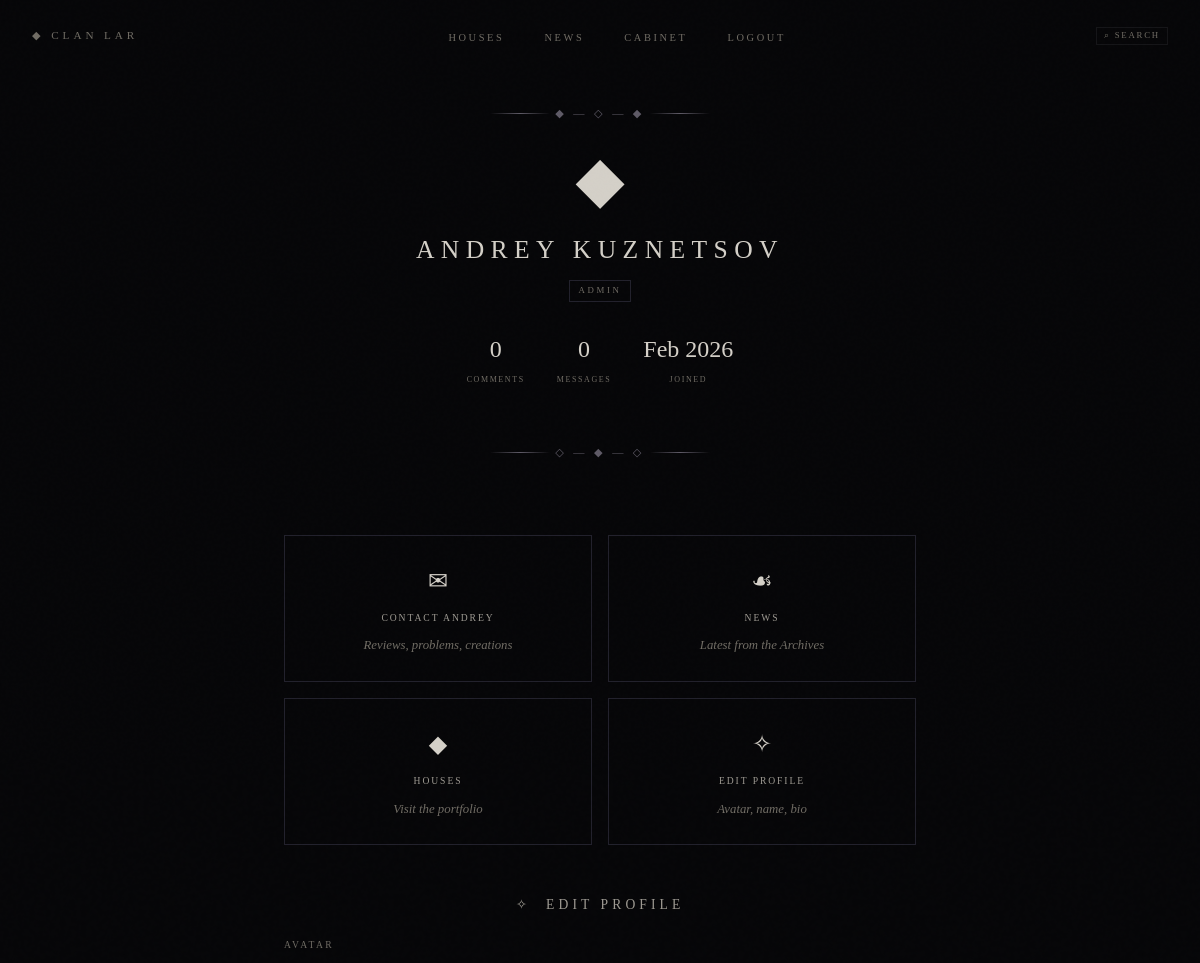
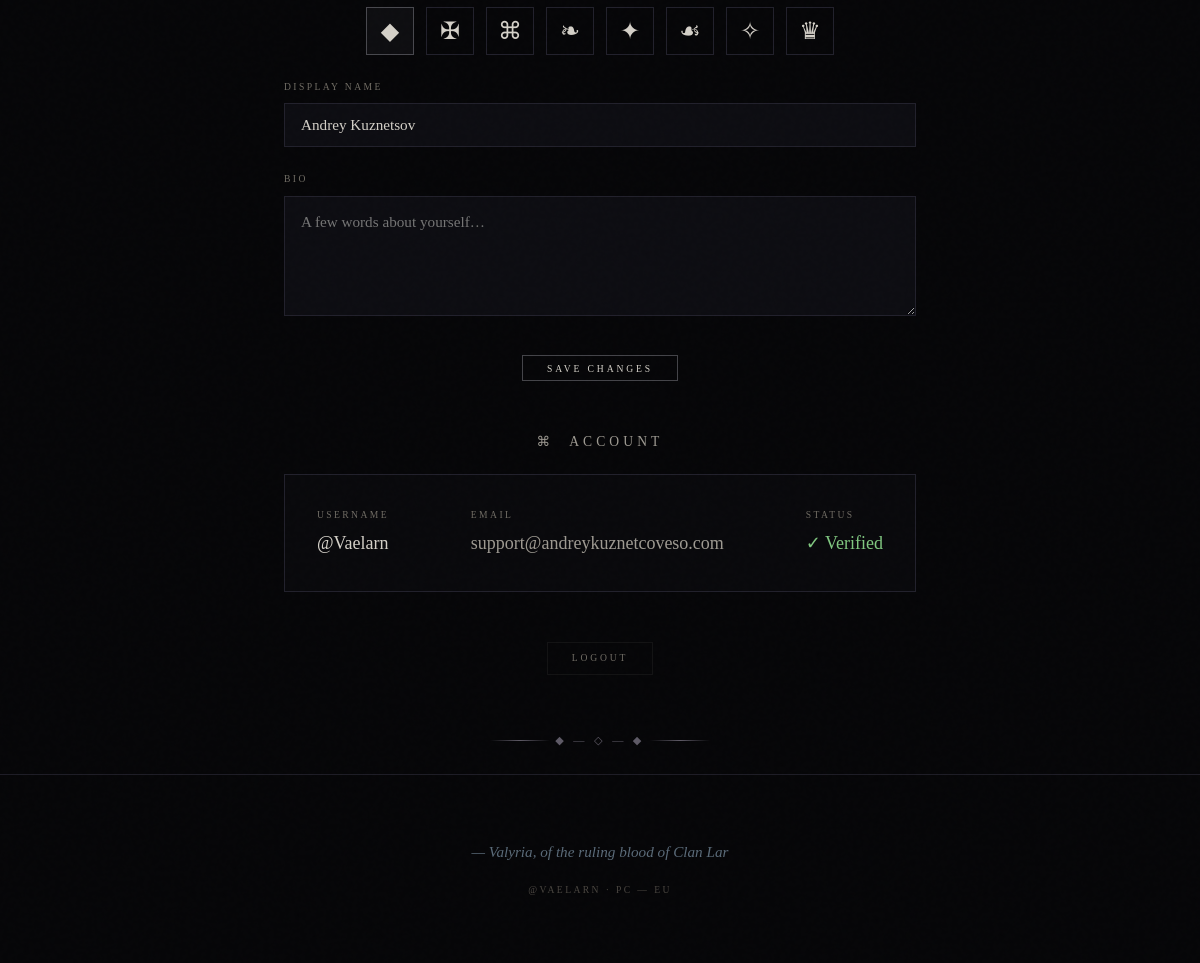
Screenshot of /cabinet.php (signed in) with the database file from the repository (2 pictures, top to bottom).
### tables this page shows
CREATE TABLE users (
    id INT AUTO_INCREMENT PRIMARY KEY,
    username VARCHAR(50) NOT NULL UNIQUE,
    email VARCHAR(255) NOT NULL UNIQUE,
    password_hash VARCHAR(255) NOT NULL,
    display_name VARCHAR(100) DEFAULT NULL,
    avatar VARCHAR(20) DEFAULT 'default',
    bio TEXT DEFAULT NULL,
    role ENUM('user', 'admin') DEFAULT 'user',
    verified TINYINT(1) DEFAULT 0,
    created_at DATETIME DEFAULT CURRENT_TIMESTAMP,
    last_login DATETIME DEFAULT NULL,
    INDEX idx_email (email),
    INDEX idx_username (username)
);

### config/db.php (called while the page is built, shortened)
<?php
function getDB(): PDO {
    static $pdo = null;
    if ($pdo === null) {
        try {
            $pdo = new PDO(
                'mysql:host=' . DB_HOST . ';dbname=' . DB_NAME . ';charset=utf8mb4',
                DB_USER,
                DB_PASS,
                [
                    PDO::ATTR_ERRMODE => PDO::ERRMODE_EXCEPTION,
                    PDO::ATTR_DEFAULT_FETCH_MODE => PDO::FETCH_ASSOC,
                    PDO::ATTR_EMULATE_PREPARES => false,
                ]
            );
        } catch (PDOException $e) {
            http_response_code(500);
            die(json_encode(['error' => 'Database connection failed']));
        }
    }
    return $pdo;
}
function currentUser(): ?array {
    static $user = null;
    if ($user === null) {
        $stmt = getDB()->prepare('SELECT id, username, email, display_name, avatar, bio, role, verified, created_at FROM users WHERE id = ?');
        $stmt->execute([$_SESSION['user_id']]);
        $user = $stmt->fetch() ?: null;
    }
    return $user;
}
function requireAuth(): array {
    $user = currentUser();
    return $user;
}
function e(string $str): string {
    return htmlspecialchars($str, ENT_QUOTES, 'UTF-8');
}
function avatarSymbols(): array {
    return [
        'default' => '◆',
        'crimson' => '✠',
        'ayleid'  => '⌘',
        'wyrd'    => '❧',
        'sheoth'  => '✦',
        'scroll'  => '☙',
        'star'    => '✧',
        'crown'   => '♛',
    ];
}
function getAvatarSymbol(string $key): string {
    $symbols = avatarSymbols();
    return $symbols[$key] ?? $symbols['default'];
}

### cabinet.php (the view, shortened to what this page needs)
<?php
require_once __DIR__ . '/config/db.php';
$user = requireAuth();
$db = getDB();
$stmt = $db->prepare('SELECT COUNT(*) as cnt FROM comments WHERE user_id = ?');
$stmt->execute([$user['id']]);
$commentCount = $stmt->fetch()['cnt'];
$stmt = $db->prepare('SELECT COUNT(*) as cnt FROM messages WHERE user_id = ?');
$stmt->execute([$user['id']]);
$messageCount = $stmt->fetch()['cnt'];
include __DIR__ . '/includes/header.php';
$avatars = avatarSymbols();
?>
    <div class="page-content">
      <div class="cabinet">
        <div class="cab-header">
          <div class="divider"><span>◆ — ◇ — ◆</span></div>
          <span class="cab-avatar"><?= getAvatarSymbol($user['avatar']) ?></span>
          <div class="cab-username"><?= e($user['display_name'] ?: $user['username']) ?></div>
          <div class="cab-role"><?= e($user['role']) ?></div>
          <div class="cab-stats">
            <div class="cab-stat">
              <div class="cab-stat__value"><?= $commentCount ?></div>
              <div class="cab-stat__label">Comments</div>
            </div>
            <div class="cab-stat">
              <div class="cab-stat__value"><?= $messageCount ?></div>
              <div class="cab-stat__label">Messages</div>
            </div>
            <div class="cab-stat">
              <div class="cab-stat__value"><?= date('M Y', strtotime($user['created_at'] ?? 'now')) ?></div>
              <div class="cab-stat__label">Joined</div>
            </div>
          </div>
          <div class="divider" style="margin-top:2rem;"><span>◇ — ◆ — ◇</span></div>
        </div>
        <div class="cab-nav">
          <a href="contact.php" class="cab-nav__item">
            <span class="cab-nav__icon">✉</span>
            <span class="cab-nav__label">Contact Andrey</span>
            <span class="cab-nav__sub">Reviews, problems, creations</span>
          </a>
          <a href="news.php" class="cab-nav__item">
            <span class="cab-nav__icon">☙</span>
            <span class="cab-nav__label">News</span>
            <span class="cab-nav__sub">Latest from the Archives</span>
          </a>
          <a href="index.html" class="cab-nav__item">
            <span class="cab-nav__icon">◆</span>
            <span class="cab-nav__label">Houses</span>
            <span class="cab-nav__sub">Visit the portfolio</span>
          </a>
          <a href="#profile-section" class="cab-nav__item" onclick="document.getElementById('profile-section').scrollIntoView({behavior:'smooth'});return false;">
            <span class="cab-nav__icon">✧</span>
            <span class="cab-nav__label">Edit Profile</span>
            <span class="cab-nav__sub">Avatar, name, bio</span>
          </a>
        </div>
        <div class="cab-section" id="profile-section">
          <div class="cab-section__title">✧ &nbsp;Edit Profile</div>
          <form id="profileForm">
            <div class="form-group">
              <label class="form-label">Avatar</label>
              <div class="avatar-grid">
                <?php foreach ($avatars as $key => $symbol): ?>
                  <div class="avatar-option <?= $user['avatar'] === $key ? 'selected' : '' ?>"
                       data-avatar="<?= $key ?>" title="<?= $key ?>">
                    <?= $symbol ?>
                  </div>
                <?php endforeach; ?>
              </div>
            </div>
            <div class="form-group">
              <label class="form-label">Display Name</label>
              <input type="text" name="display_name" class="form-input" value="<?= e($user['display_name'] ?? '') ?>" maxlength="100" placeholder="<?= e($user['username']) ?>">
            </div>
            <div class="form-group">
              <label class="form-label">Bio</label>
              <textarea name="bio" class="form-textarea" maxlength="500" placeholder="A few words about yourself…"><?= e($user['bio'] ?? '') ?></textarea>
            </div>
            <div style="text-align:center; margin-top:1.5rem;">
              <button type="submit" class="btn btn--primary">Save Changes</button>
            </div>
          </form>
        </div>
        <div class="cab-section">
          <div class="cab-section__title">⌘ &nbsp;Account</div>
          <div class="card">
            <div style="display:flex; justify-content:space-between; align-items:center; flex-wrap:wrap; gap:1rem;">
              <div>
                <div class="form-label" style="margin-bottom:0.25rem;">Username</div>
                <div style="font-family:var(--font-body); color:var(--text-primary);">@<?= e($user['username']) ?></div>
              </div>
              <div>
                <div class="form-label" style="margin-bottom:0.25rem;">Email</div>
                <div style="font-family:var(--font-body); color:var(--text-secondary);"><?= e($user['email']) ?></div>
              </div>
              <div>
                <div class="form-label" style="margin-bottom:0.25rem;">Status</div>
                <div style="font-family:var(--font-body); color:<?= $user['verified'] ? '#80c880' : '#e08080' ?>;">
                  <?= $user['verified'] ? '✓ Verified' : '✗ Unverified' ?>
                </div>
              </div>
            </div>
          </div>
        </div>
        <div style="text-align:center; margin-top:2rem; padding-bottom:2rem;">
          <a href="api/logout.php" class="btn" style="color:var(--text-dim); border-color:rgba(160,160,170,0.08);">Logout</a>
        </div>
        <div class="divider"><span>◆ — ◇ — ◆</span></div>
      </div>
    </div>
<?php
include __DIR__ . '/includes/footer.php';
?>

### includes/header.php (shortened to what this page needs)
<?php
$user = currentUser();
?>
<!DOCTYPE html>
<html lang="en">
<head>
  <link rel="stylesheet" href="css/styles.css">
</head>
<body>
  <div class="page-wrapper">
    <nav class="nav" id="nav">
      <a href="index.html" class="nav-brand">◆ Clan Lar</a>
      <ul class="nav-links" id="navLinks">
        <li><a href="index.html">Houses</a></li>
        <li><a href="news.php">News</a></li>
        <?php if ($user): ?>
          <li><a href="cabinet.php">Cabinet</a></li>
          <li><a href="api/logout.php">Logout</a></li>
        <?php else: ?>
          <li><a href="login.php">Enter</a></li>
        <?php endif; ?>
      </ul>
      <button class="nav__search" id="searchBtn">⌕ Search</button>
    </nav>

### includes/footer.php (shortened to what this page needs)
    <footer class="footer">
      <div class="footer-signature" style="color:#5a6a78;">— Valyria, of the ruling blood of Clan Lar</div>
      <div class="footer-meta">@Vaelarn · PC — EU</div>
    </footer>
  </div>
</body>
</html>

### css/styles.css (style rules this page uses)
:root { --bg-void: #060608; --bg-deep: #0a0b0f; --bg-surface: #0f1015; --bg-card: #12131a; --bg-elevated: #1a1b24; --text-primary: #d4d0c8; --text-secondary: #9e9a92; --text-dim: #706c64; --text-faint: #4a4640; --crimson: #e0607a; --crimson-glow: #f0788e; --crimson-deep: #b8445a; --crimson-bg: #1a0a0e; --ayleid-blue: #6a9eb4; --ayleid-glow: #8acce6; --ayleid-deep: #4a7a90; --ayleid-bg: #080e14; --wyrd-green: #7ab47a; --wyrd-glow: #9ad69a; --wyrd-deep: #4a8a4a; --wyrd-bg: #0a100a; --sheo-violet: #9e7ec0; --sheo-glow: #c09ee6; --sheo-deep: #6a4a8a; --sheo-bg: #0e0a14; --divider-color: #3a3840; --divider-accent: #5e5a66; --border-subtle: #1e1d26; --border-card: #22212c; --font-display: 'Cinzel', 'Trajan Pro', serif; --font-body: 'Cormorant Garamond', 'Garamond', serif; --font-label: 'Cinzel', serif; --font-mono: 'IBM Plex Mono', 'Courier New', monospace; --section-gap: 8rem; --content-width: 740px; --wide-width: 1100px; }
*, *::before, *::after { box-sizing: border-box; margin: 0; padding: 0; }
html { font-size: 16px; scroll-behavior: smooth; scrollbar-width: thin; scrollbar-color: var(--divider-accent) var(--bg-void); }
body { font-family: var(--font-body); background: var(--bg-void); color: var(--text-primary); line-height: 1.75; font-size: 1.125rem; -webkit-font-smoothing: antialiased; -moz-osx-font-smoothing: grayscale; overflow-x: hidden; }
a { color: inherit; text-decoration: none; transition: color 0.3s ease; }
.divider { display: flex; align-items: center; justify-content: center; text-align: center; width: 100%; margin-left: auto; margin-right: auto; gap: 0.5em; padding: 1.5rem 0; color: var(--divider-accent); font-size: 0.7rem; letter-spacing: 0.3em; user-select: none; }
.divider::before, .divider::after { content: ''; height: 1px; width: 60px; background: linear-gradient(90deg, transparent, var(--divider-accent), transparent); }
.divider span { display: flex; gap: 0.4em; align-items: center; }
.page-wrapper { min-height: 100vh; position: relative; }
.page-wrapper::before { content: ''; position: fixed; inset: 0; pointer-events: none; z-index: 1000; opacity: 0.4; }
.nav { position: fixed; top: 0; left: 0; right: 0; z-index: 100; padding: 1.25rem 2rem; display: flex; justify-content: space-between; align-items: center; transition: background 0.4s ease, padding 0.4s ease; }
.nav-brand { font-family: var(--font-display); font-size: 0.7rem; letter-spacing: 0.35em; text-transform: uppercase; color: var(--text-dim); transition: color 0.3s ease; }
.nav-links { display: flex; gap: 2.5rem; list-style: none; }
.nav-links a { font-family: var(--font-label); font-size: 0.65rem; letter-spacing: 0.25em; text-transform: uppercase; color: var(--text-dim); position: relative; padding-bottom: 2px; transition: color 0.3s ease; }
.nav-links a::after { content: ''; position: absolute; bottom: 0; left: 0; width: 0; height: 1px; background: var(--text-secondary); transition: width 0.3s ease; }
.footer { padding: 4rem 2rem; text-align: center; border-top: 1px solid var(--border-subtle); }
.footer-signature { font-family: var(--font-body); font-style: italic; color: var(--text-dim); font-size: 0.95rem; }
.footer-meta { margin-top: 1rem; font-family: var(--font-label); font-size: 0.6rem; letter-spacing: 0.25em; text-transform: uppercase; color: var(--text-faint); }
.nav__search { background: none; border: none; color: var(--text-dim, rgba(160,160,170,0.5)); font-family: var(--font-label, 'IBM Plex Mono', monospace); font-size: 0.55rem; letter-spacing: 0.2em; text-transform: uppercase; cursor: pointer; padding: 0.3em 0.8em; border: 1px solid rgba(160,160,170,0.1); transition: all 0.3s ease; }

### rows the page displays
users: avatar "◆", display_name "ANDREY KUZNETSOV", role "ADMIN", created_at "Feb 2026", symbol "◆", display_name "Andrey Kuznetsov", username "Vaelarn", email "support@andreykuznetcoveso.com"

### other values shown
$commentCount "0"
$messageCount "0"
$symbol "✠"
$symbol "⌘"
$symbol "❧"
$symbol "✦"
$symbol "☙"
$symbol "✧"
$symbol "♛"
